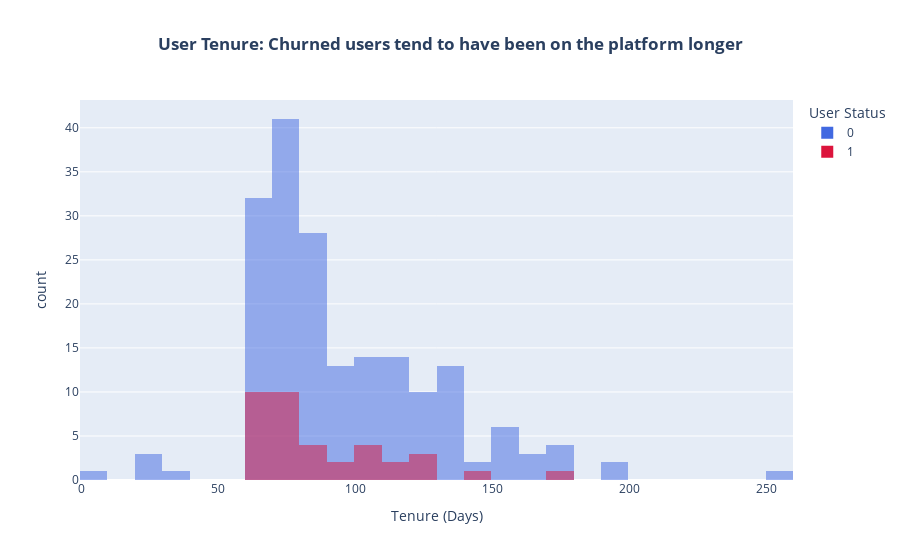

Notebook code cell kept with this figure:
### Code cell
# ---
# Let's compare the behavior of our two cohorts across key engagement metrics.
# ---

# Tenure Distribution
fig = px.histogram(
    user_df,
    x="tenure_days",
    color="churn",
    barmode="overlay",
    title="<b>User Tenure: Churned users tend to have been on the platform longer</b>",
    labels={"tenure_days": "Tenure (Days)", "churn": "User Status"},
    color_discrete_map={0: "royalblue", 1: "crimson"},
)
fig.update_layout(title_x=0.5)
fig.show()

# You can also generate this chart using the create_chart tool:
# chart_id = create_chart(...)
# display(chart_id)

### Figure 1 — Plotly figure (JSON) as saved in the notebook; plotly's stock layout.template omitted (floating-point values rounded to 4 significant figures; data arrays with more than 128 entries replaced by an {"elided": "..."} marker saying what was removed)
{"data": [{"bingroup": "x", "hovertemplate": "User Status=0<br>Tenure (Days)=%{x}<br>count=%{y}<extra></extra>", "legendgroup": "0", "marker": {"color": "royalblue", "opacity": 0.5, "pattern": {"shape": ""}}, "name": "0", "orientation": "v", "showlegend": true, "type": "histogram", "x": {"elided": "188 int values"}, "xaxis": "x", "yaxis": "y"}, {"bingroup": "x", "hovertemplate": "User Status=1<br>Tenure (Days)=%{x}<br>count=%{y}<extra></extra>", "legendgroup": "1", "marker": {"color": "crimson", "opacity": 0.5, "pattern": {"shape": ""}}, "name": "1", "orientation": "v", "showlegend": true, "type": "histogram", "x": [106, 129, 67, 74, 67, 74, 74, 122, 87, 82, 129, 101, 80, 70, 114, 178, 96, 63, 78, 63, 94, 75, 64, 69, 140, 79, 101, 68, 114, 70, 76, 69, 66, 67, 71, 89, 102], "xaxis": "x", "yaxis": "y"}], "layout": {"barmode": "overlay", "legend": {"title": {"text": "User Status"}, "tracegroupgap": 0}, "title": {"text": "<b>User Tenure: Churned users tend to have been on the platform longer</b>", "x": 0.5}, "xaxis": {"anchor": "y", "domain": [0, 1], "title": {"text": "Tenure (Days)"}}, "yaxis": {"anchor": "x", "domain": [0, 1], "title": {"text": "count"}}}}
